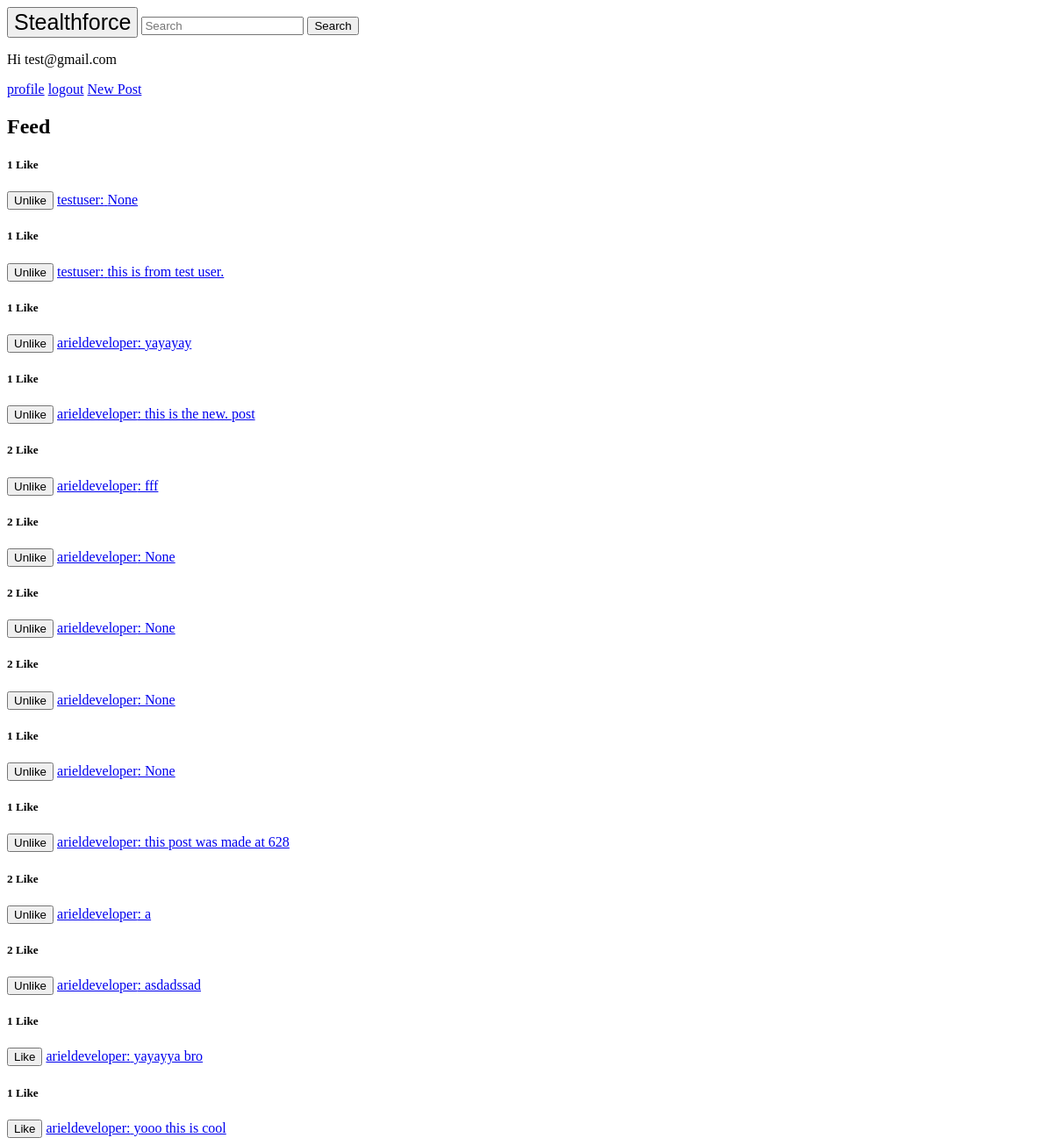
The page / (signed in) on the database as committed earlier.
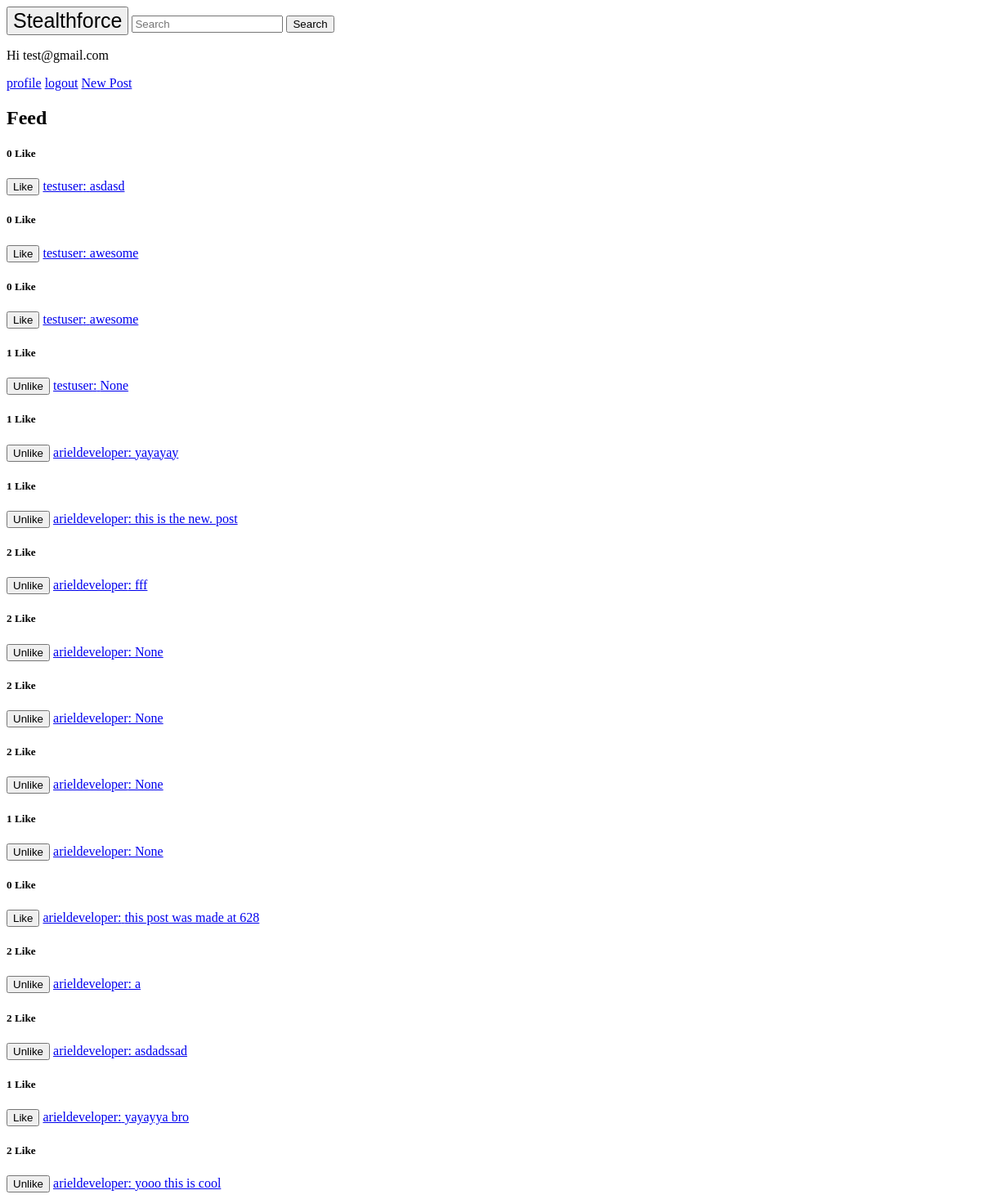
The same page on the database as committed later.
### feed/models.py (models this page shows, shortened)
class FeedItem(models.Model):
    caption = models.CharField(max_length=255, blank=True, null=True) #Allow user
    owner = models.ForeignKey(User, on_delete=models.CASCADE)
    created_time = models.DateTimeField(auto_now_add=True)
    updated_time = models.DateTimeField(auto_now_add=True)
    liked = models.ManyToManyField(User, default=None, blank=True, related_name='liked')
    @property
    def number_of_likes(self):
        return self.liked.all().count()

### users/models.py (models this page shows, shortened)
class Account(AbstractBaseUser):
    email = models.EmailField(verbose_name="email", max_length=60, unique=True)
    username = models.CharField(max_length=30, unique=True)
    date_joined = models.DateTimeField(verbose_name='date joined', auto_now_add=True)
    last_login = models.DateTimeField(verbose_name='last login', auto_now=True)
    is_admin = models.BooleanField(default=False)
    is_staff = models.BooleanField(default=False)
    is_superuser = models.BooleanField(default=False)
    is_active = models.BooleanField(default=True)
    followers = models.ManyToManyField("Account", blank=True, symmetrical=False, related_name="people_followers")
    following = models.ManyToManyField("Account", blank=True, symmetrical=False, related_name="people_following")
    USERNAME_FIELD = 'email' #allows user to login with email instead of username/id
    REQUIRED_FIELDS = ['username']
    objects = MyAccountManager()
    def __str__(self):
        return self.email

### feed/views.py (the view)
# urls.py: path('', login_required(feed_views.feed_view.as_view(template_name="feed/feed.html")), name='home'), #main homepage
class feed_view(ListView):
    model = FeedItem
    template_name = 'feed/feed.html'
    context_object_name = 'feed_posts' #all posts
    ordering = ['-created_time'] #order by models created_time
    def get_context_data(self, *args, **kwargs):
        context = super(feed_view, self).get_context_data(*args, **kwargs)
        context['user'] = self.request.user
        return context

### feed/templates/feed/feed.html (shortened to what this page needs)
{% extends 'main_app/base.html' %}
{% block body %}
    {% if user.is_authenticated %}
<p>Hi {{ request.user }}</p>
<a href="user/{{ user.username }}">profile</a>
<a href="accounts/logout/">logout</a>
    <a href="p/new/">New Post</a>
{% else %}
<a href="accounts/login/">login</a>
<a href="accounts/register/">register</a>
{% endif %}
  <h2>Feed</h2>
     {% for feed_post in feed_posts %}
         <h5>{{ feed_post.number_of_likes }} Like</h5>
        <form action = "{% url 'like' %}" method="POST">
            {% if user not in feed_post.liked.all %}
                <button type="submit">Like</button>
            {% else %}
                <button type="submit">Unlike</button>
            {% endif %}
            <a href="{% url 'profile' feed_post.owner.username %}"> {{ feed_post.owner.username }}:</a><a href="{% url 'feed-detail' feed_post.id %}"> {{ feed_post.caption }}</a>
        </form>
    {% endfor %}
{% endblock %}

Rows that differ between the two databases and show on the page:
removed FeedItem: number_of_likes "1", shows "Unlike", owner.username "testuser", caption "this is from test user."
added FeedItem: number_of_likes "0", shows "Like", owner.username "testuser", caption "asdasd"
added FeedItem: number_of_likes "0", shows "Like", owner.username "testuser", caption "awesome"
added FeedItem: number_of_likes "0", shows "Like", owner.username "testuser", caption "awesome"
computed for FeedItem "this post was made at 628": number_of_likes "1" → "0"; text "Unlike" → "Like"
computed for FeedItem "yooo this is cool": number_of_likes "1" → "2"; text "Like" → "Unlike"
